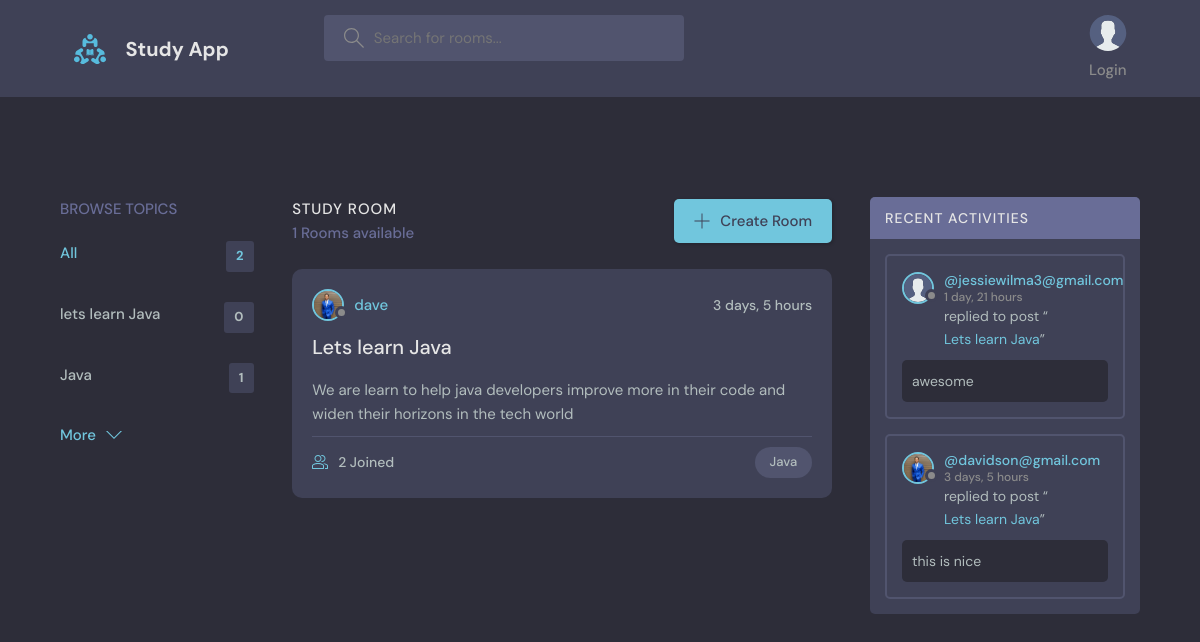
The page / on the database its author committed.
### jango/models.py (models this page shows, shortened)
class Topic(models.Model):
    name = models.CharField(max_length = 200)

class Room(models.Model):
    host = models.ForeignKey(User, on_delete= models.SET_NULL, null = True)
    topic = models.ForeignKey(Topic, on_delete= models.SET_NULL, null = True)
    name = models.CharField(max_length = 200)
    participants = models.ManyToManyField(User, related_name= 'participants', blank = True)
    description = models.TextField(null = True, blank = True)
    updated = models.DateTimeField(auto_now =True)
    created = models.DateTimeField(auto_now_add = True)
    class Meta:
        ordering = ['-updated', '-created']
    def __str__(self):
        return self.name

class User(AbstractUser):
    name = models.CharField(max_length=200, null = True)
    email = models.EmailField(unique=True, null=True)
    bio = models.TextField(max_length=200, null = True)
    avatar = models.ImageField(null = True, default= 'avatar.svg')
    USERNAME_FIELD = 'email'
    REQUIRED_FIELDS = []

class Message(models.Model):
    user = models.ForeignKey(User, on_delete= models.CASCADE)
    room = models.ForeignKey(Room, on_delete= models.CASCADE)
    body = models.TextField()
    updated = models.DateTimeField(auto_now =True)
    created = models.DateTimeField(auto_now_add = True)

### jango/views.py (the view)
# urls.py: path('', views.Home, name = 'home'),
def Home(request):
    q = request.GET.get('q') if request.GET.get('q') != None else ''
    rooms = Room.objects.filter(
        Q(topic__name__icontains= q)|
        Q(name__icontains= q)|
        Q(description__icontains= q)
        )
    topics = Topic.objects.all()[0:5]
    room_count = rooms.count()
    room_messages = Message.objects.filter(Q(room__topic__name__icontains=q)).order_by('-created')
    contents = {'contents': rooms, 'topics': topics, 'room_count': room_count, 'room_messages': room_messages}
    return render(request, 'home.html', contents)

### templates/home.html (shortened to what this page needs)
{% extends 'main.html' %}
{% block content %}
    <main class="layout layout--3">
      <div class="container">
        {% include 'topics-compo.html' %}
        <div class="roomList">
          <div class="roomList__header">
            <div>
              <h2>Study Room</h2>
              <p>{{room_count}} Rooms available</p>
            </div>
            <a class="btn btn--main" href="{% url 'room-form' %}">
              <svg version="1.1" xmlns="http://www.w3.org/2000/svg" width="32" height="32" viewBox="0 0 32 32">
                <title>add</title>
                <path
                  d="M16.943 0.943h-1.885v14.115h-14.115v1.885h14.115v14.115h1.885v-14.115h14.115v-1.885h-14.115v-14.115z"
                ></path>
              </svg>
              Create Room
            </a>
          </div>
          {% include 'feed-compo.html' %}
        </div>
        {% include 'activity-feed.html' %}
      </div>
    </main>
{% endblock%}

### templates/topics-compo.html
<div class="topics">
        <div class="topics__header">
          <h2>Browse Topics</h2>
        </div>
        <ul class="topics__list">
          <li>
            <a href="{% url 'home' %}" class="active">All <span>{{topics.count}}</span></a>
          </li>
          {% for topic in topics %}
          <li>
            <a href="{% url 'home' %}?q={{topic.name}}">{{topic.name}} <span>{{topic.room_set.all.count}}</span></a>
          </li>
          {% endfor %}
        <a class="btn btn--link" href="{% url 'topics' %}">
          More
          <svg version="1.1" xmlns="http://www.w3.org/2000/svg" width="32" height="32" viewBox="0 0 32 32">
            <title>chevron-down</title>
            <path d="M16 21l-13-13h-3l16 16 16-16h-3l-13 13z"></path>
          </svg>
        </a>
      </div>

### templates/feed-compo.html (shortened to what this page needs)
{% for content in contents %}
<div class="roomListRoom">
    <div class="roomListRoom__header">
      <a href="{% url 'user-profile' content.host.id %}" class="roomListRoom__author">
        <div class="avatar avatar--small">
          <img src="{{content.host.avatar.url}}" />
        </div>
        <span>{{content.host.username}}</span>
      </a>
      <div class="roomListRoom__actions">
        <span>{{content.created|timesince}}</span>
      </div>
    </div>
    <div class="roomListRoom__content">
      <a href="{% url 'room' content.name %}">{{content.name}}</a>
      <p>
        {{content.description}}
      </p>
    </div>
    <div class="roomListRoom__meta">
      <a href="room/{{content.name}}" class="roomListRoom__joined">
        {{content.participants.all.count}} Joined
      </a>
      <p class="roomListRoom__topic">{{content.topic.name}}</p>
    </div>
  </div>
{% endfor %}

### templates/activity-feed.html (shortened to what this page needs)
<div class="activities">
    <div class="activities__header">
      <h2>Recent Activities</h2>
    </div>
{% for room_message in room_messages %}
    <div class="activities__box">
      <div class="activities__boxHeader roomListRoom__header">
        <a href="{% url 'user-profile' room_message.user.id %}" class="roomListRoom__author">
          <div class="avatar avatar--small">
            <img src="{{room_message.user.avatar.url}}" />
          </div>
          <p>
            @{{room_message.user}}
            <span>{{room_message.created|timesince}}</span>
          </p>
        </a>
      </div>
      <div class="activities__boxContent">
        <p>replied to post “<a href="{% url 'room' room_message.room.name %}">{{room_message.room}}</a>”</p>
        <div class="activities__boxRoomContent">
        {{room_message.body}}
        </div>
      </div>
    </div>
    {% endfor %}
  </div>

### rows shown on the page
Topic: name "lets learn Java", room_set.all.count "0"
Topic: name "Java", room_set.all.count "1"
Room: host.avatar (picture), host.username "dave", created "3 days, 5 hours", name "Lets learn Java", description "We are learn to help java developers improve more in their code and widen their horizons in the tech world", participants.all.count "2", topic.name "Java"
Message: user.avatar (placeholder picture), user "jessiewilma3@gmail.com", created "1 day, 21 hours", room "Lets learn Java", body "awesome"
Message: user.avatar (picture), user "davidson@gmail.com", created "3 days, 5 hours", room "Lets learn Java", body "this is nice"

### other values the page prints
{{ topics.count }} "2"
{{ room_count }} "1"
